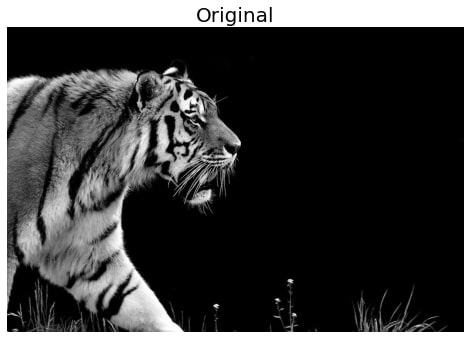
#> input picture tiger.jpg, 472 x 341 px, found by its file name
$ python hough_transform.py
#> lines starting #> are read from the running program, lines starting #| are printed output that depends on the picture; after the words box and inside, x2 and y2 are one past the last pixel; in counts of white or black regions, pixels touching at a corner belong together
import cv2
import numpy as np
import matplotlib.pyplot as plt

img = cv2.imread('tiger.jpg', 0)
#> img is the input picture: shape (341, 472); min 0, max 255, mean 62.1
img1 = cv2.imread('tiger.jpg', 0)

edges = cv2.Canny(img, 100, 200)
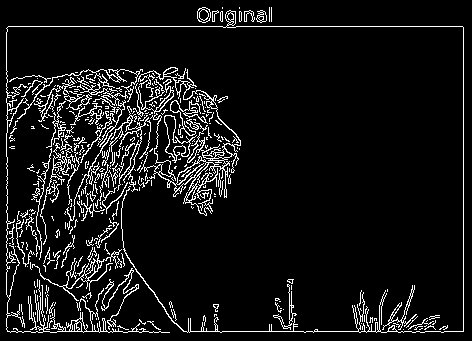
#> edges: shape (341, 472); 8.1% white in thin lines or dots
lines = cv2.HoughLinesP(edges, 1, np.pi / 180, 30, maxLineGap=250)
#> lines = 139 rows, first 6: [7, 331, 463, 331], [8, 26, 462, 26], [463, 330, 463, 27], [24, 327, 202, 7], [6, 329, 6, 28], [24, 324, 199, 8]

for line in lines:
    x1, y1, x2, y2 = line[0]
    cv2.line(img, (x1, y1), (x2, y2), (0, 0, 128), 1)
#> this loop made 139 passes
#> (x1, y1, x2, y2) on passes 1 to 12: (7, 331, 463, 331), (8, 26, 462, 26), (463, 330, 463, 27), (24, 327, 202, 7), (6, 329, 6, 28), (24, 324, 199, 8), (108, 322, 116, 70), (31, 332, 263, 13), (23, 77, 415, 332), (7, 330, 7, 27), (67, 327, 209, 9), (16, 328, 142, 69)
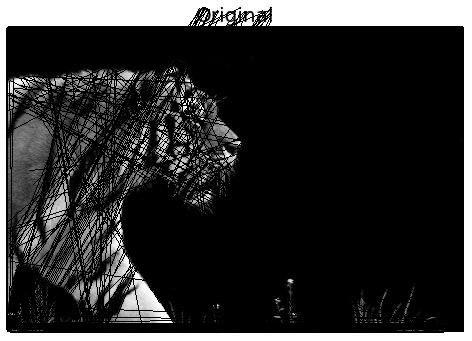
#> img: shape (341, 472); 15.4% of pixels changed, all inside (x1, y1, x2, y2) = (6, 7, 464, 333)


img2 = cv2.hconcat([img1,img,edges])
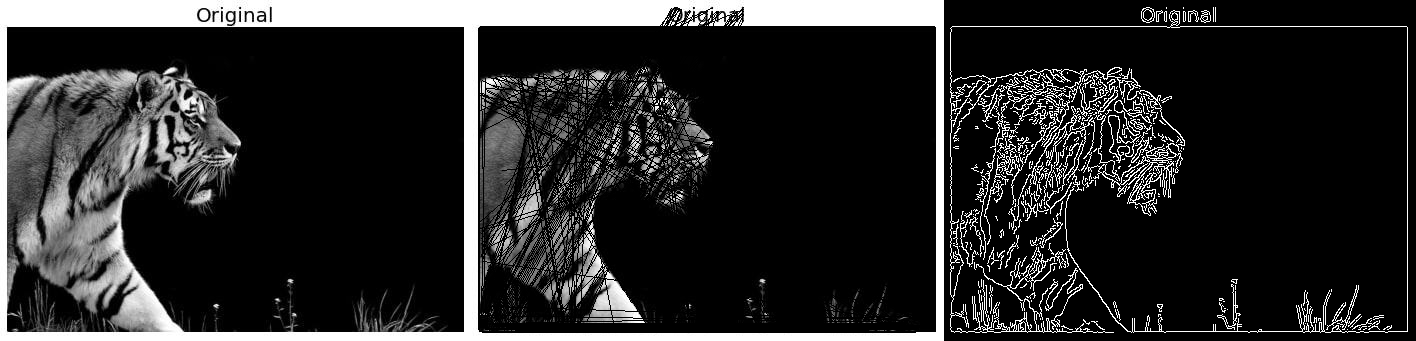
#> img2: shape (341, 1416); min 0, max 255, mean 43.2
cv2.imshow('edge',img2)
cv2.waitKey(0)

$ run again, with 0.1.jpg copied over tiger.jpg
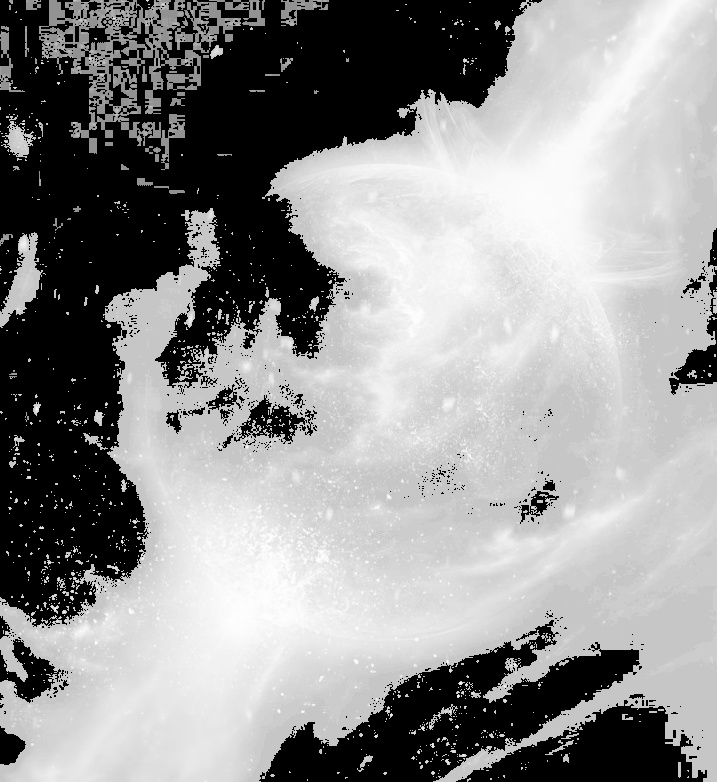
#> input picture 0.1.jpg, 717 x 782 px, found by its file name
#> img is the input picture: shape (782, 717); min 0, max 255, mean 145.7
#> `edges = cv2.Canny(img, 100, 200)`:
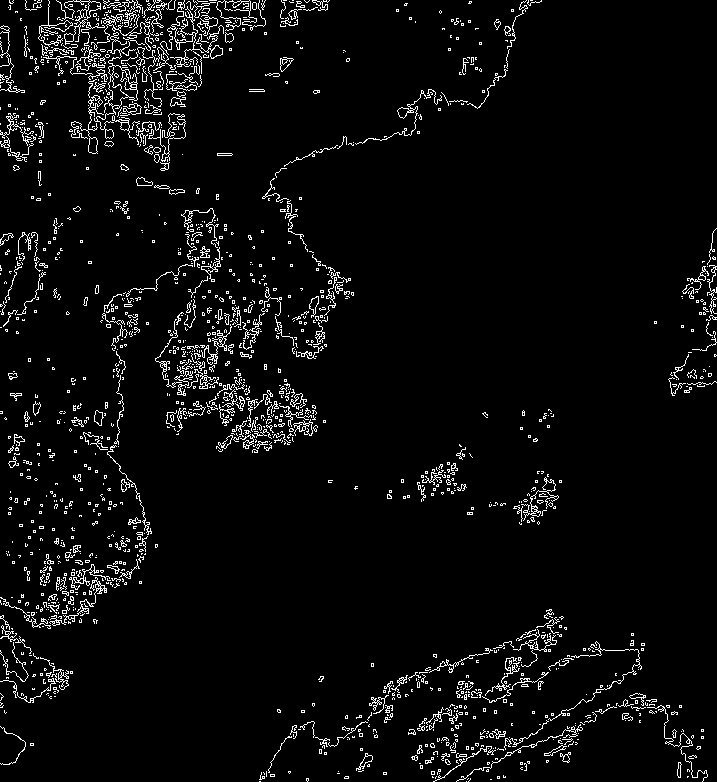
#> edges: shape (782, 717); 4.5% white in thin lines or dots
#> lines = 292 rows, first 6: [70, 18, 499, 761], [82, 1, 444, 777], [103, 2, 434, 781], [8, 764, 8, 7], [33, 745, 190, 3], [26, 2, 697, 774]
#> the loop `for line in lines:` made 292 passes
#> `img2 = cv2.hconcat([img1,img,edges])`:
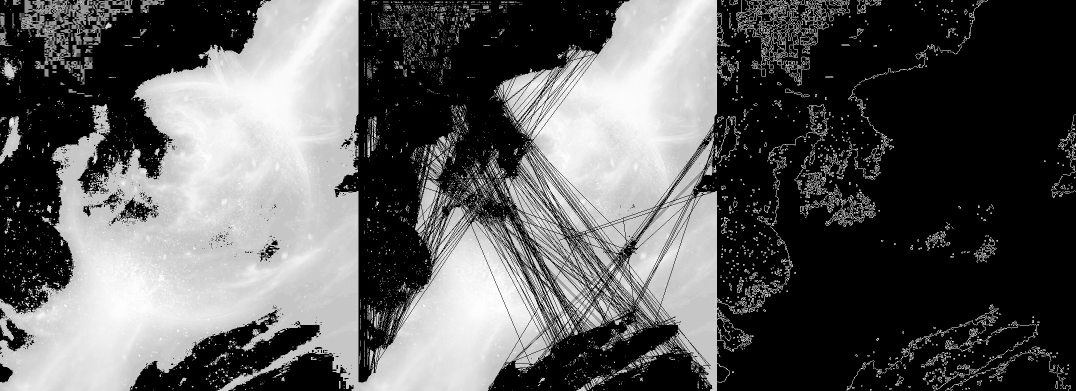
#> img2: shape (782, 2151) (shown at 1/2 size); min 0, max 255, mean 93.1
